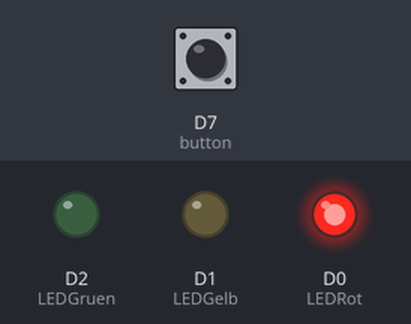
The sketch below on a simulated ESP8266 (NodeMCU). Parts: output pins drawn as LEDs (lit = HIGH). The inputs (shaded band) are chosen by the test bench; at power-on: D7 (button) HIGH.

Above: at 3.5 s.
At 7.5 s:
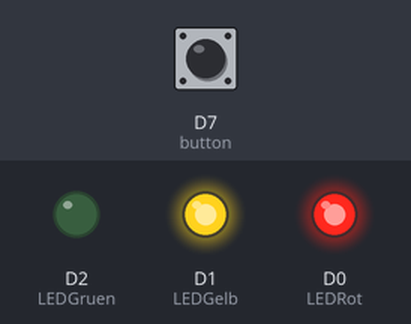
At 13.0 s:
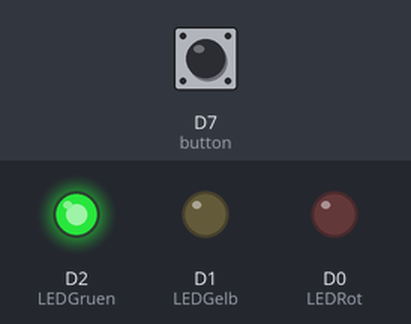
At 18.7 s:
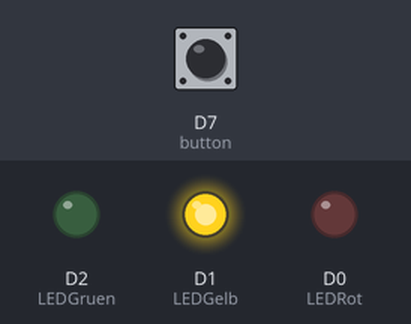
Timing chart, 0 to 25.4 s (numbered marks = the images above):
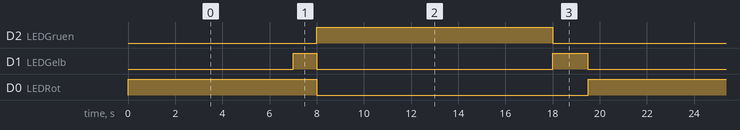

The sketch:

Traffic_Light.ino
```cpp
#define LEDRot D0
#define LEDGelb D1
#define LEDGruen D2

int button=D7;
int status=1;

void setup()
{
     pinMode(LEDRot, OUTPUT);
     pinMode(LEDGelb, OUTPUT);
     pinMode(LEDGruen, OUTPUT);
}


void loop()
{
    status = digitalRead(button);
    if (status==LOW)
    {
      digitalWrite(LEDRot, LOW);
      digitalWrite(LEDGelb, LOW);
      digitalWrite(LEDGruen, LOW);

      while (status==LOW)
      {
        digitalWrite(LEDGelb, HIGH);
        delay(500);
        digitalWrite(LEDGelb, LOW);
        delay(500);
        status = digitalRead(button);
      }

    }
    else
    {
      digitalWrite(LEDRot, HIGH);
      delay(7000);
      digitalWrite(LEDGelb, HIGH);
      delay(1000);
      digitalWrite(LEDRot, LOW);
      digitalWrite(LEDGelb, LOW);
      digitalWrite(LEDGruen, HIGH);
      delay(10000);
      digitalWrite(LEDGelb, HIGH);
      digitalWrite(LEDGruen, LOW);
      delay(1500);
      digitalWrite(LEDGelb, LOW);
      digitalWrite(LEDGruen, LOW);
    }
}
```

Measured:
- by itself, D2 (LEDGruen): alternates HIGH for 10.0 s and LOW for 9.5 s
- by itself, D1 (LEDGelb): repeats every 19.5 s: LOW 10.0 s, HIGH 1.5 s, LOW 7.0 s, HIGH 1.0 s
- by itself, D0 (LEDRot): alternates HIGH for 8.0 s and LOW for 11.5 s
